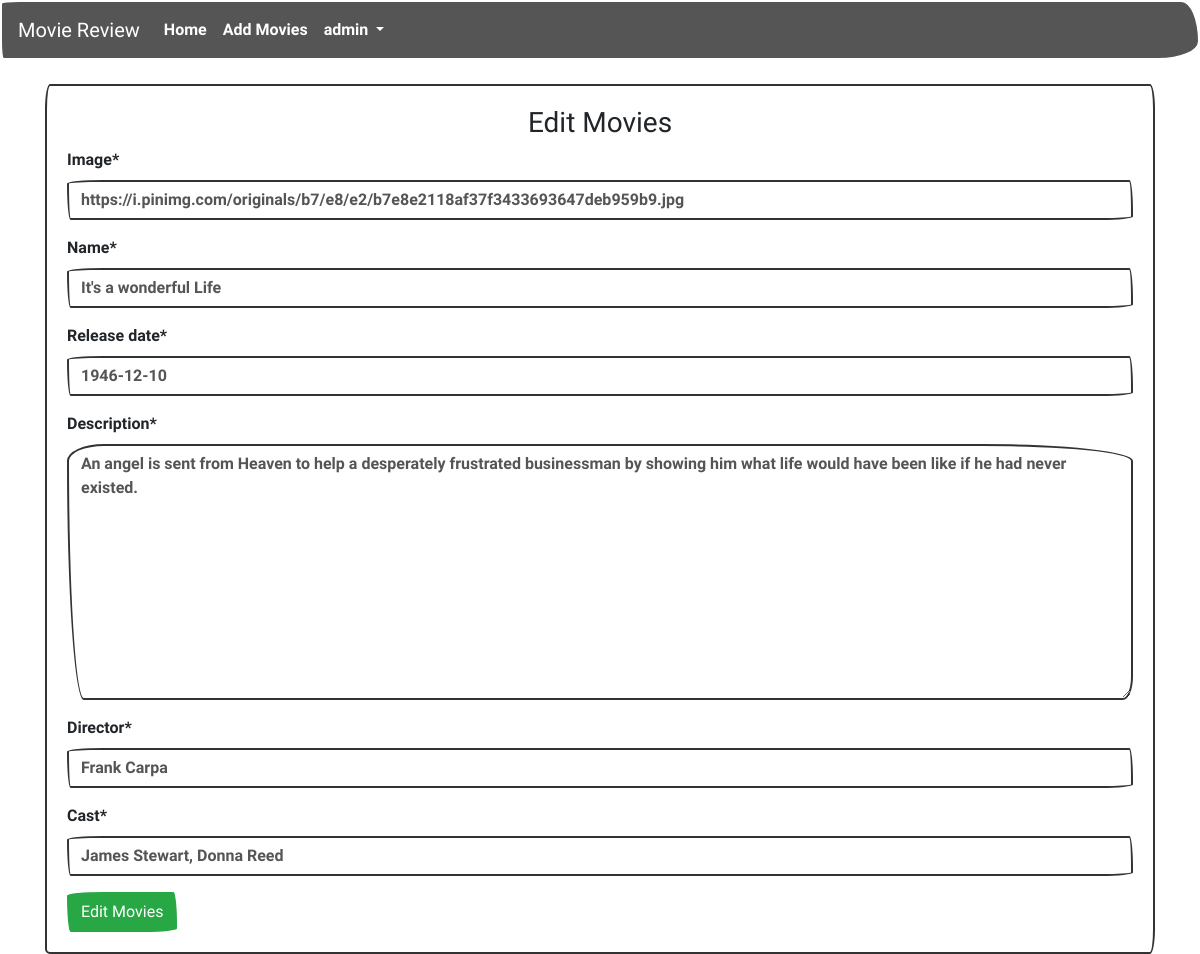
Screenshot of /editmovies/9/ (signed in) with the database file from the repository.
### review/models.py (models this page shows, shortened)
class Movie(models.Model):
    name = models.CharField(max_length = 300)
    director = models.CharField(max_length=300)
    cast = models.CharField(max_length=500)
    description = models.TextField(max_length = 800)
    release_date = models.DateField()
    averageRating = models.FloatField(default = 0)
    image = models.URLField(default = None, null=True)

### review/views.py (the view)
# urls.py: path('editmovies/<int:id>/', views.edit_movies ,name="edit_movies"),
def edit_movies(request,id):
    if request.user.is_authenticated:
        if request.user.is_superuser:
            movie = Movie.objects.get(id=id)
            if request.method == "POST":
                form = MovieForm(request.POST or None, instance = movie)
                if form.is_valid():
                    data = form.save(commit=False)
                    data.save()
                    return redirect("review:detail", id)
            else:
                form = MovieForm(instance = movie)
            return render(request,'review/addmovies.html',{'form':form, "controller":"Edit Movies"})
        else:
            return redirect("review:home")
    return redirect("accounts:login")

### review/forms.py
class MovieForm(forms.ModelForm):
    class Meta:
        model = Movie
        fields = {'name', 'director', 'cast','description','release_date','image'}

### review/templates/review/addmovies.html (shortened to what this page needs)
{% extends 'review/base.html' %}
{% load crispy_forms_tags %}
{% block content %}
<div class="container">
    <br>
    <div class="card">
        <div class="card-body">
            <h3 class="text-center">{{ controller }}</h3>
            <form action="" method="POST">
                {{ form | crispy }}
                <input type="submit" value="{{controller}}" class="btn btn-success">
            </form>
        </div>
    </div>
</div>
{% endblock %}

### review/templates/review/base.html (shortened to what this page needs)
<!doctype html>
<html lang="en">
  <head>
    <link rel="stylesheet" href="https://stackpath.bootstrapcdn.com/bootstrap/4.5.0/css/bootstrap.min.css">
    <link rel="stylesheet" href="https://bootswatch.com/4/sketchy/bootstrap.min.css">
    {% load staticfiles %}
    <link rel="stylesheet" href='{% static "css/main.css" %}'>
  </head>
  <body>
    <nav class="navbar navbar-expand-lg navbar-dark bg-dark text-white ">
        <a class="navbar-brand" href='{% url "review:home" %}'>Movie Review</a>
        <div class="collapse navbar-collapse" id="navbarSupportedContent">
          <ul class="navbar-nav mr-auto">
            <li class="nav-item active">
              <a class="nav-link" href='{% url "review:home" %}'>Home <span class="sr-only">(current)</span></a>
            </li>
            <li class="nav-item">
              <a class="nav-link" href='{% url "review:add_movies" %}'>Add Movies</a>
            </li>
            {% if user.is_authenticated %}
            <li class="nav-item dropdown">
              <a class="nav-link dropdown-toggle" href="#" id="navbarDropdown" role="button" data-toggle="dropdown" aria-haspopup="true" aria-expanded="false">
                {{user.username}}
              </a>
            </li>
            {% endif %}
          </ul>
        </div>
      </nav>
    {% block content %}
    {% endblock %}
  </body>
</html>

### rows the page displays
Movie: image "https://i.pinimg.com/originals/b7/e8/e2/b7e8e2118af37f3433693647deb959b9.jpg", name "It's a wonderful Life", release_date "1946-12-10", description "An angel is sent from Heaven to help a desperately frustrated businessman by showing him what life would have been like if he had never existed.", director "Frank Carpa", cast "James Stewart, Donna Reed"

### other values shown
{{ user.username }} "admin"
{{ controller }} "Edit Movies"
